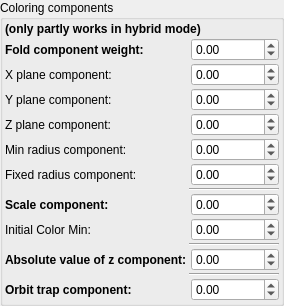
    <widget class="QGroupBox" name="groupBox_6">
     <property name="title">
      <string>Coloring components</string>
     </property>
     <layout class="QVBoxLayout" name="verticalLayout_11">
      <property name="leftMargin">
       <number>2</number>
      </property>
      <property name="topMargin">
       <number>2</number>
      </property>
      <property name="rightMargin">
       <number>2</number>
      </property>
      <property name="bottomMargin">
       <number>2</number>
      </property>
      <item>
       <layout class="QGridLayout" name="gridLayout_13" columnstretch="0,0,1">
        <property name="spacing">
         <number>2</number>
        </property>
        <item row="10" column="2">
         <widget class="MyDoubleSpinBox" name="spinbox_fold_color_color_min">
          <property name="sizePolicy">
           <sizepolicy hsizetype="Minimum" vsizetype="Maximum">
            <horstretch>0</horstretch>
            <verstretch>0</verstretch>
           </sizepolicy>
          </property>
          <property name="prefix">
           <string/>
          </property>
          <property name="suffix">
           <string/>
          </property>
          <property name="decimals">
           <number>2</number>
          </property>
          <property name="minimum">
           <double>-200000.000000000000000</double>
          </property>
          <property name="maximum">
           <double>200000.000000000000000</double>
          </property>
          <property name="singleStep">
           <double>0.100000000000000</double>
          </property>
         </widget>
        </item>
        <item row="6" column="0">
         <widget class="QLabel" name="label_28">
          <property name="text">
           <string>Min radius component:</string>
          </property>
         </widget>
        </item>
        <item row="2" column="0">
         <widget class="QLabel" name="label_58">
          <property name="font">
           <font>
            <weight>75</weight>
            <bold>true</bold>
           </font>
          </property>
          <property name="text">
           <string>Fold component weight:</string>
          </property>
         </widget>
        </item>
        <item row="3" column="0">
         <widget class="QLabel" name="label_25">
          <property name="text">
           <string>X plane component:</string>
          </property>
         </widget>
        </item>
        <item row="6" column="2">
         <widget class="MyDoubleSpinBox" name="spinbox_mandelbox_color_Sp1">
          <property name="sizePolicy">
           <sizepolicy hsizetype="Minimum" vsizetype="Maximum">
            <horstretch>0</horstretch>
            <verstretch>0</verstretch>
           </sizepolicy>
          </property>
          <property name="prefix">
           <string/>
          </property>
          <property name="suffix">
           <string/>
          </property>
          <property name="decimals">
           <number>2</number>
          </property>
          <property name="minimum">
           <double>-100.000000000000000</double>
          </property>
          <property name="maximum">
           <double>100.000000000000000</double>
          </property>
          <property name="singleStep">
           <double>0.100000000000000</double>
          </property>
         </widget>
        </item>
        <item row="5" column="2">
         <widget class="MyDoubleSpinBox" name="spinbox3_mandelbox_color_z">
          <property name="sizePolicy">
           <sizepolicy hsizetype="Minimum" vsizetype="Maximum">
            <horstretch>0</horstretch>
            <verstretch>0</verstretch>
           </sizepolicy>
          </property>
          <property name="prefix">
           <string/>
          </property>
          <property name="suffix">
           <string/>
          </property>
          <property name="decimals">
           <number>2</number>
          </property>
          <property name="minimum">
           <double>-100.000000000000000</double>
          </property>
          <property name="maximum">
           <double>100.000000000000000</double>
          </property>
          <property name="singleStep">
           <double>0.100000000000000</double>
          </property>
         </widget>
        </item>
        <item row="9" column="0">
         <widget class="QLabel" name="label_61">
          <property name="font">
           <font>
            <weight>75</weight>
            <bold>true</bold>
           </font>
          </property>
          <property name="text">
           <string>Scale component:</string>
          </property>
         </widget>
        </item>
        <item row="7" column="0">
         <widget class="QLabel" name="label_29">
          <property name="text">
           <string>Fixed radius component:</string>
          </property>
         </widget>
        </item>
        <item row="3" column="2">
         <widget class="MyDoubleSpinBox" name="spinbox3_mandelbox_color_x">
          <property name="sizePolicy">
           <sizepolicy hsizetype="Minimum" vsizetype="Maximum">
            <horstretch>0</horstretch>
            <verstretch>0</verstretch>
           </sizepolicy>
          </property>
          <property name="prefix">
           <string/>
          </property>
          <property name="suffix">
           <string/>
          </property>
          <property name="decimals">
           <number>2</number>
          </property>
          <property name="minimum">
           <double>-100.000000000000000</double>
          </property>
          <property name="maximum">
           <double>100.000000000000000</double>
          </property>
          <property name="singleStep">
           <double>0.100000000000000</double>
          </property>
         </widget>
        </item>
        <item row="4" column="0">
         <widget class="QLabel" name="label_26">
          <property name="text">
           <string>Y plane component:</string>
          </property>
         </widget>
        </item>
        <item row="5" column="0">
         <widget class="QLabel" name="label_27">
          <property name="text">
           <string>Z plane component:</string>
          </property>
         </widget>
        </item>
        <item row="7" column="2">
         <widget class="MyDoubleSpinBox" name="spinbox_mandelbox_color_Sp2">
          <property name="sizePolicy">
           <sizepolicy hsizetype="Minimum" vsizetype="Maximum">
            <horstretch>0</horstretch>
            <verstretch>0</verstretch>
           </sizepolicy>
          </property>
          <property name="prefix">
           <string/>
          </property>
          <property name="suffix">
           <string/>
          </property>
          <property name="decimals">
           <number>2</number>
          </property>
          <property name="minimum">
           <double>-100.000000000000000</double>
          </property>
          <property name="maximum">
           <double>100.000000000000000</double>
          </property>
          <property name="singleStep">
           <double>0.100000000000000</double>
          </property>
         </widget>
        </item>
        <item row="10" column="0">
         <widget class="QLabel" name="label_60">
          <property name="font">
           <font>
            <weight>50</weight>
            <bold>false</bold>
           </font>
          </property>
          <property name="text">
           <string>Initial Color Min:</string>
          </property>
         </widget>
        </item>
        <item row="14" column="0">
         <widget class="QLabel" name="label_59">
          <property name="font">
           <font>
            <weight>75</weight>
            <bold>true</bold>
           </font>
          </property>
          <property name="text">
           <string>Orbit trap component:</string>
          </property>
         </widget>
        </item>
        <item row="14" column="2">
         <widget class="MyDoubleSpinBox" name="spinbox_fold_color_comp_minR">
          <property name="sizePolicy">
           <sizepolicy hsizetype="Minimum" vsizetype="Maximum">
            <horstretch>0</horstretch>
            <verstretch>0</verstretch>
           </sizepolicy>
          </property>
          <property name="toolTip">
           <string>&lt;html&gt;&lt;head/&gt;&lt;body&gt;&lt;p&gt;Hint: change coloring algorithm from Standard in the Material Editor&lt;/p&gt;&lt;/body&gt;&lt;/html&gt;</string>
          </property>
          <property name="prefix">
           <string/>
          </property>
          <property name="suffix">
           <string/>
          </property>
          <property name="decimals">
           <number>2</number>
          </property>
          <property name="minimum">
           <double>-100000.000000000000000</double>
          </property>
          <property name="maximum">
           <double>100000.000000000000000</double>
          </property>
          <property name="singleStep">
           <double>0.100000000000000</double>
          </property>
         </widget>
        </item>
        <item row="12" column="0">
         <widget class="QLabel" name="label_62">
          <property name="font">
           <font>
            <weight>75</weight>
            <bold>true</bold>
           </font>
          </property>
          <property name="text">
           <string>Absolute value of z component:</string>
          </property>
         </widget>
        </item>
        <item row="2" column="2">
         <widget class="MyDoubleSpinBox" name="spinbox_fold_color_comp_fold">
          <property name="sizePolicy">
           <sizepolicy hsizetype="Minimum" vsizetype="Maximum">
            <horstretch>0</horstretch>
            <verstretch>0</verstretch>
           </sizepolicy>
          </property>
          <property name="prefix">
           <string/>
          </property>
          <property name="suffix">
           <string/>
          </property>
          <property name="decimals">
           <number>2</number>
          </property>
          <property name="minimum">
           <double>-100.000000000000000</double>
          </property>
          <property name="maximum">
           <double>100.000000000000000</double>
          </property>
          <property name="singleStep">
           <double>0.100000000000000</double>
          </property>
         </widget>
        </item>
        <item row="12" column="2">
         <widget class="MyDoubleSpinBox" name="spinbox_mandelbox_color_R">
          <property name="sizePolicy">
           <sizepolicy hsizetype="Minimum" vsizetype="Maximum">
            <horstretch>0</horstretch>
            <verstretch>0</verstretch>
           </sizepolicy>
          </property>
          <property name="prefix">
           <string/>
          </property>
          <property name="suffix">
           <string/>
          </property>
          <property name="decimals">
           <number>2</number>
          </property>
          <property name="minimum">
           <double>-100.000000000000000</double>
          </property>
          <property name="maximum">
           <double>100.000000000000000</double>
          </property>
          <property name="singleStep">
           <double>0.100000000000000</double>
          </property>
         </widget>
        </item>
        <item row="4" column="2">
         <widget class="MyDoubleSpinBox" name="spinbox3_mandelbox_color_y">
          <property name="sizePolicy">
           <sizepolicy hsizetype="Minimum" vsizetype="Maximum">
            <horstretch>0</horstretch>
            <verstretch>0</verstretch>
           </sizepolicy>
          </property>
          <property name="prefix">
           <string/>
          </property>
          <property name="suffix">
           <string/>
          </property>
          <property name="decimals">
           <number>2</number>
          </property>
          <property name="minimum">
           <double>-100.000000000000000</double>
          </property>
          <property name="maximum">
           <double>100.000000000000000</double>
          </property>
          <property name="singleStep">
           <double>0.100000000000000</double>
          </property>
         </widget>
        </item>
        <item row="9" column="2">
         <widget class="MyDoubleSpinBox" name="spinbox_fold_color_comp_scale">
          <property name="sizePolicy">
           <sizepolicy hsizetype="Minimum" vsizetype="Maximum">
            <horstretch>0</horstretch>
            <verstretch>0</verstretch>
           </sizepolicy>
          </property>
          <property name="prefix">
           <string/>
          </property>
          <property name="suffix">
           <string/>
          </property>
          <property name="decimals">
           <number>2</number>
          </property>
          <property name="minimum">
           <double>-100.000000000000000</double>
          </property>
          <property name="maximum">
           <double>100.000000000000000</double>
          </property>
          <property name="singleStep">
           <double>0.100000000000000</double>
          </property>
         </widget>
        </item>
        <item row="8" column="1" colspan="2">
         <widget class="Line" name="line_8">
          <property name="orientation">
           <enum>Qt::Horizontal</enum>
          </property>
         </widget>
        </item>
        <item row="11" column="1" colspan="2">
         <widget class="Line" name="line_11">
          <property name="orientation">
           <enum>Qt::Horizontal</enum>
          </property>
         </widget>
        </item>
        <item row="13" column="1" colspan="2">
         <widget class="Line" name="line_9">
          <property name="orientation">
           <enum>Qt::Horizontal</enum>
          </property>
         </widget>
        </item>
        <item row="0" column="0" colspan="3">
         <widget class="QLabel" name="label_69">
          <property name="font">
           <font>
            <weight>75</weight>
            <bold>true</bold>
           </font>
          </property>
          <property name="text">
           <string>(only partly works in hybrid mode)</string>
          </property>
         </widget>
        </item>
       </layout>
      </item>
     </layout>
    </widget>
